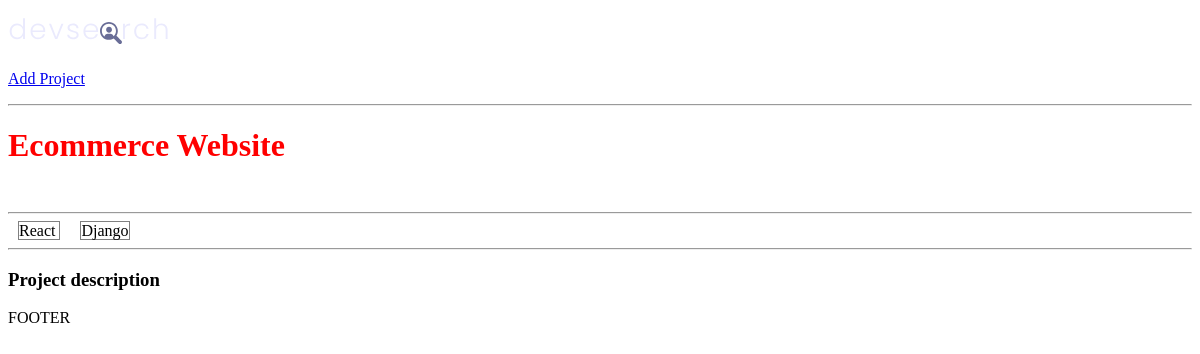
The app's page /project/891aebf3-c152-4231-995b-f604ebc15262/, older data.
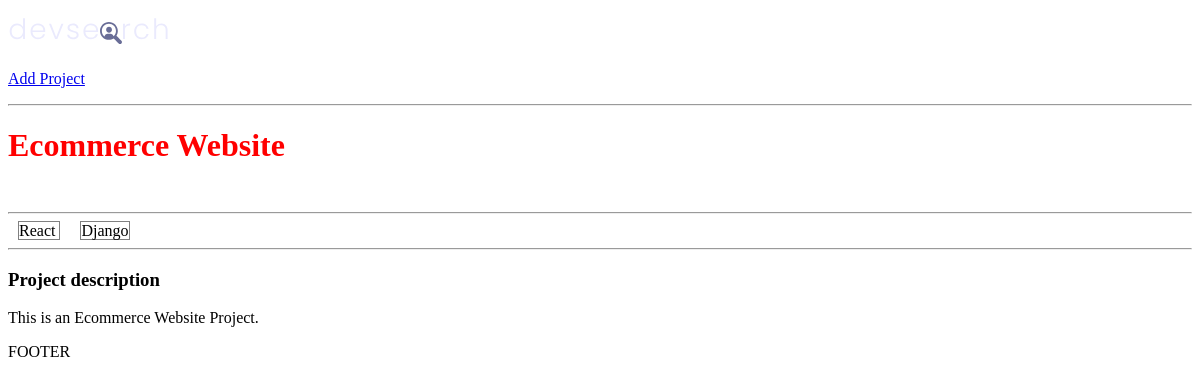
The same page, newer data.
### projectsApp/models.py (models this page shows, shortened)
class Project(models.Model):
    title = models.CharField(max_length=200)   # By default null=False - required to enter data in this field (for the database)
    description = models.TextField(null=True, blank=True)  # Does NOT require to enter data in this field! blank is the same but for django form to be submitted! We can submit a form without adding this!
    featured_image = models.ImageField(null=True, blank=True, default="default.jpg") # B/c its in "images" folder no need to specify path, otherwise path needed
    demo_link = models.CharField(max_length=2000, null=True, blank=True)
    source_link = models.CharField(max_length=2000, null=True, blank=True)
    tags = models.ManyToManyField('Tag', blank=True)  # The tag can be connected to many models
    vote_total = models.IntegerField(default=0, null=True, blank=True)
    vote_ratio = models.IntegerField(default=0, null=True, blank=True)
    created = models.DateTimeField(auto_now_add=True)
    id = models.UUIDField(default=uuid.uuid4, unique=True, primary_key=True, editable=False)

### projectsApp/views.py (the view)
# urls.py: path('project/<str:pk>/', views.project, name="project"),
def project(request, pk):
    projectObj = Project.objects.get(id=pk)
    context = {'projectObject': projectObj}
    return render(request, 'projectsApp/single-project.html', context)

### projectsApp/models.py (called while the page is built)
    def __str__(self):
        return self.name

### projectsApp/templates/projectsApp/single-project.html
{% extends "main.html" %}
{% block content %}
<h1>{{projectObject.title}}</h1>
<br>
<hr>
{% for tag in projectObject.tags.all %}
    <span style="border:1px solid grey; margin:10px"> {{tag}} </span>
{%endfor%}
<hr>
<h3>Project description</h3>
<p>{{projectObject.description}}</p>
{% endblock content %}

Row changes from the older to the newer data that the page shows:
changed Project "Ecommerce Website": description (not shown) → "This is an Ecommerce Website Project."
